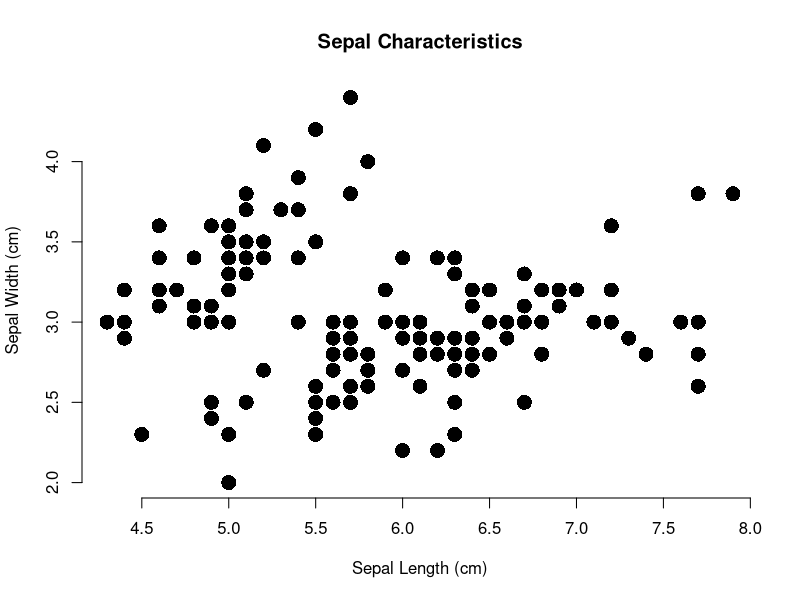
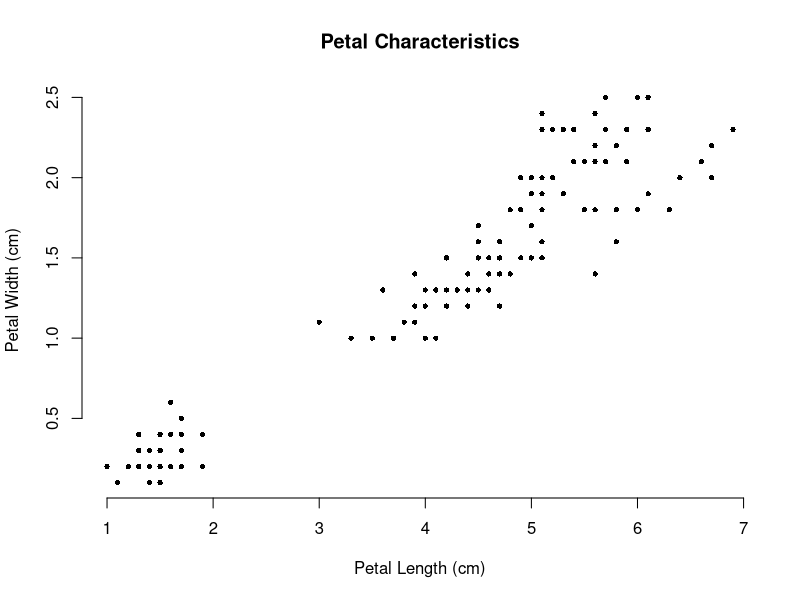
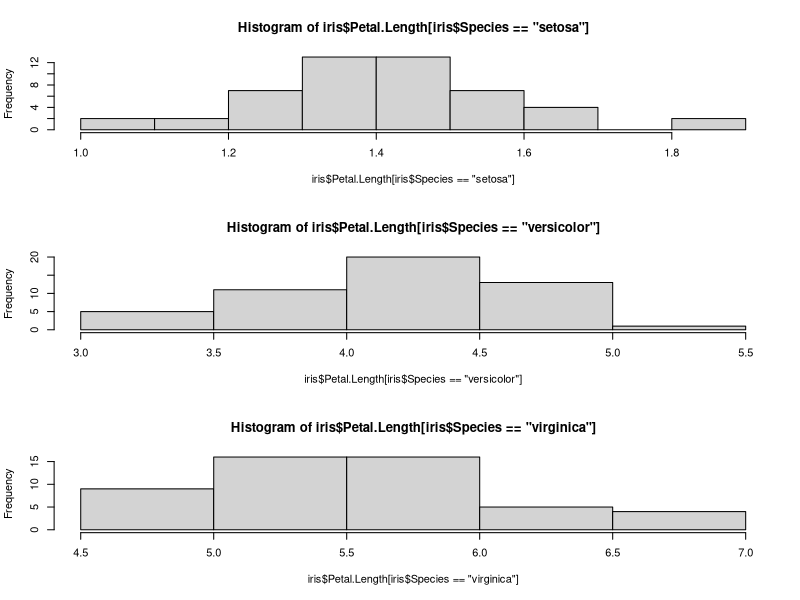
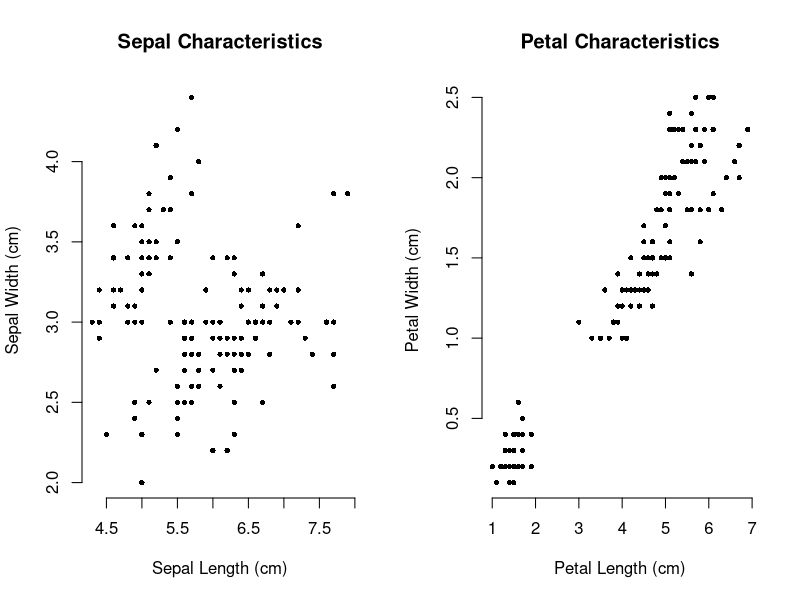
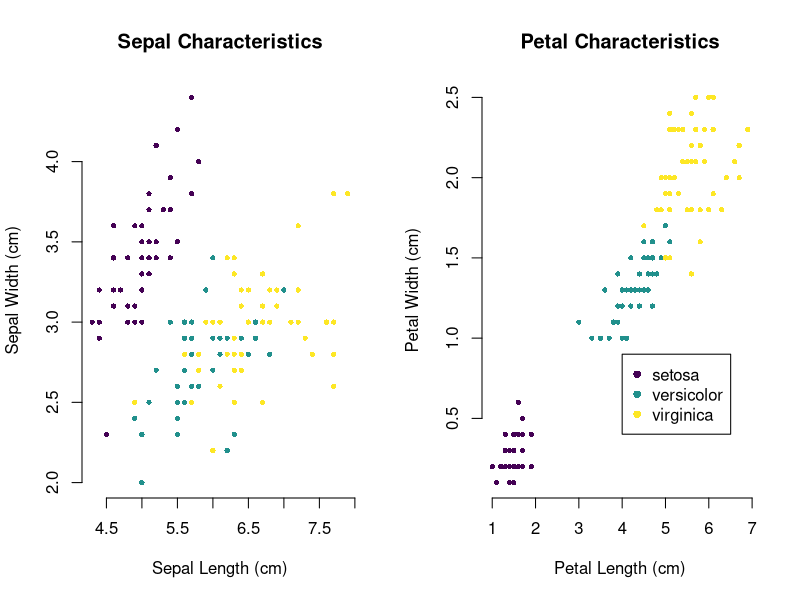

R code for these plots, in order:
#### SETUP ####
library(datasets)
## see more data sets at https://stat.ethz.ch/R-manual/R-devel/library/datasets/html/00Index.html
library(viridis)

getwd()
setwd('/Users/lylaatta/Documents/GitHub/intersession_data_2023/week1/code_day3')

#### DATA ####
data("iris")

head(iris)
class(iris)

#### PLOTTING ####
## plot sepal characteristics 
# png('iris1.png', width = 520, height = 520)
par(mfrow = c(1,1))
plot(iris$Sepal.Length, iris$Sepal.Width, pch = 16, cex = 2, bty = 'n',
     main = 'Sepal Characteristics', xlab = 'Sepal Length (cm)', ylab = 'Sepal Width (cm)')
# dev.off()

## plot petal chars
plot(iris$Petal.Length, iris$Petal.Width, pch = 16, cex = 0.7, bty = 'n',
     main = 'Petal Characteristics', xlab = 'Petal Length (cm)', ylab = 'Petal Width (cm)')

## plot side by side 
png('iris2.png', width = 600, height = 300)
par(mfrow = c(1,2))
plot(iris$Sepal.Length, iris$Sepal.Width, pch = 16, cex = 0.7, bty = 'n',
     main = 'Sepal Characteristics', xlab = 'Sepal Length (cm)', ylab = 'Sepal Width (cm)')
plot(iris$Petal.Length, iris$Petal.Width, pch = 16, cex = 0.7, bty = 'n',
     main = 'Petal Characteristics', xlab = 'Petal Length (cm)', ylab = 'Petal Width (cm)')
dev.off()

## species 
head(iris$Species)
unique(iris$Species)

col.species.unique <- viridis::viridis(length(unique(iris$Species)))
cols.species <- col.species.unique[as.factor(iris$Species)]

table(iris$Species)
table(cols.species)

png('iris3.png', width = 600, height = 300)
par(mfrow = c(1,2))
plot(iris$Sepal.Length, iris$Sepal.Width, pch = 16, cex = 0.7, bty = 'n', col = cols.species,
     main = 'Sepal Characteristics', xlab = 'Sepal Length (cm)', ylab = 'Sepal Width (cm)')
plot(iris$Petal.Length, iris$Petal.Width, pch = 16, cex = 0.7, bty = 'n', col  = cols.species,
     main = 'Petal Characteristics', xlab = 'Petal Length (cm)', ylab = 'Petal Width (cm)')

legend.lab <- unique(iris$Species)
legend.col <- unique(cols.species)

legend(x=4,y=0.9, legend = legend.lab, col = legend.col, pch = 16)

dev.off()

##make legend 


par(mfrow = c(3,1))
hist(iris$Petal.Length[iris$Species=='setosa'])
hist(iris$Petal.Length[iris$Species=='versicolor'])
hist(iris$Petal.Length[iris$Species=='virginica'])


###
